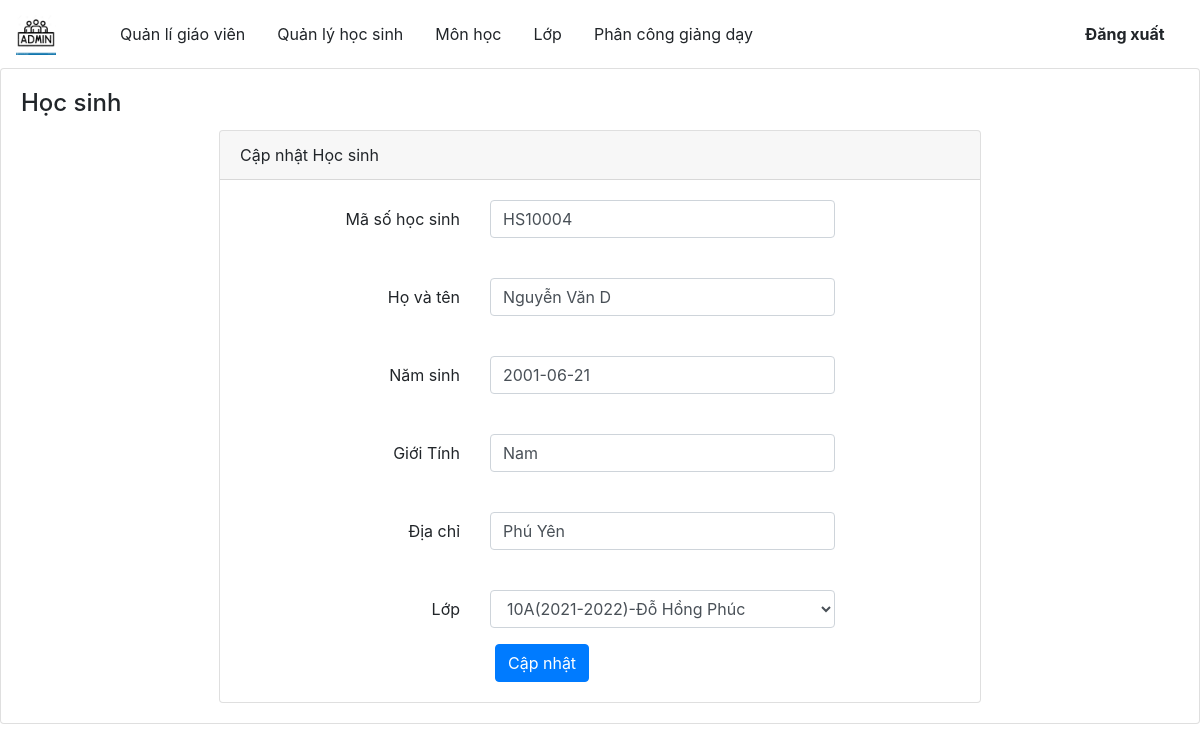
/admin/Hocsinh/edit/499288, run on the app's committed database.
### tables this page shows
CREATE TABLE `hocsinh` (
  `id_hocsinh` int(11) NOT NULL,
  `mshs` varchar(11) NOT NULL,
  `tenhs` varchar(30) DEFAULT NULL,
  `namsinh` date NOT NULL,
  `gioitinh` varchar(30) DEFAULT NULL,
  `diachi` varchar(30) DEFAULT NULL,
  `id_malop` int(11) DEFAULT NULL
);

CREATE TABLE `lop` (
  `id_lop` int(11) NOT NULL,
  `malop` varchar(11) NOT NULL,
  `tenlop` varchar(30) DEFAULT NULL,
  `siso` int(11) DEFAULT NULL,
  `id_msgv` int(11) DEFAULT NULL,
  `id_nam` int(11) DEFAULT NULL
);

### admin/index.php (called while the page is built, shortened)
<?php
    $app =new App();
?>

### admin/Models/Connect.php (called while the page is built)
<?php
    class Connect{
        var $db=null;
        public function __construct(){
            $dsn='mysql:host=localhost;dbname=hocba';
            $user='root';
            $pass= "";
            try {
                $this->db=new PDO($dsn,$user,$pass,array(PDO::MYSQL_ATTR_INIT_COMMAND=>"SET NAMES utf8"));
            } catch (PDOException $e) {
                echo $e->getMessage();
                exit();
            }
        }
        function exutedQuery($sql){
            try{
                $results=$this->db->prepare($sql);
                return $results;
            }
            catch (PDOException $e) {
                echo $e->getMessage();
                 echo "Ko thành công";
                exit();
            }
        }
    }
?>

### admin/Models/Hocsinh.php (called while the page is built, shortened)
<?php
      require_once'Connect.php';
      class HocsinhModel{
        function Get_Hs($id){
            $db= new Connect();
            $getHs= "Select * from hocsinh where id_hocsinh= ".$id;
            $results = $db->exutedQuery($getHs);
            $results->execute();
            return $results;
        }
        function getLop(){
            $db=new Connect();
            $sql= 'select lop.*,nam.nam,giaovien.tengv from lop,giaovien,nam where giaovien.id_giaovien=lop.id_msgv and lop.id_nam=nam.id_nam';
            $results = $db->exutedQuery($sql);
            $results->execute();
            return $results;
        }
     }
?>

### admin/Views/editHocsinh.php (the view, shortened to what this page needs)
<!DOCTYPE html>
<html lang="en">
<?php  include'link.php'; ?>
<body>
    <div class="container-scroller">
        <?php include 'menu.php'; ?>
        <div class="main-panel">
            <div class="row ">
                <div class="col-lg-12 grid-margin stretch-card">
                    <div class="card">
                        <div class="card-body">
                            <h4 class="card-title">Học sinh</h4>
                            <main class="my-form">
                                <div class="cotainer">
                                    <div class="row justify-content-center">
                                        <div class="col-md-8">
                                            <div class="card">
                                                <div class="card-header">Cập nhật Học sinh</div>
                                                <div class="card-body">
                                                    <form name="my-form" onsubmit="return validform()" action="" method="Post">
                                                        <div class="form-group row">
                                                            <label for="full_name" class="col-md-4 col-form-label text-md-right">Mã số học sinh</label>
                                                            <div class="col-md-6">
                                                                <input type="text" class="form-control" value="<?php echo $row['mshs']; ?>" name="maso"> <br>
                                                            </div>
                                                        </div>
                                                        <div class="form-group row">
                                                            <label for="email_address" class="col-md-4 col-form-label text-md-right">Họ và tên</label>
                                                            <div class="col-md-6">
                                                                <input type="text" value="<?php echo $row['tenhs'];?>" class="form-control" name="name">
                                                                <br>
                                                            </div>
                                                        </div>
                                                        <div class="form-group row">
                                                            <label for="user_name" class="col-md-4 col-form-label text-md-right">Năm sinh</label>
                                                            <div class="col-md-6">
                                                                <input type="text" id="user_name" value="<?php echo $row['namsinh'];?>"  class="form-control" name="date">
                                                                <br>
                                                            </div>
                                                        </div>
                                                        <div class="form-group row">
                                                            <label for="phone_number" class="col-md-4 col-form-label text-md-right">Giới Tính</label>
                                                            <div class="col-md-6">
                                                                <input type="text" id="phone_number" value="<?php echo $row['gioitinh'];?>"    name="gioitinh" class="form-control">
                                                                <br>
                                                            </div>
                                                        </div>
                                                        <div class="form-group row">
                                                            <label for="present_address" class="col-md-4 col-form-label text-md-right">Địa chỉ</label>
                                                            <div class="col-md-6">
                                                                <input type="text" id="present_address" value="<?php echo $row['diachi'];?>  " name="diachi" class="form-control">
                                                                <br>
                                                            </div>
                                                        </div>
                                                        <div class="form-group row">
                                                            <label for="permanent_address" class="col-md-4 col-form-label text-md-right">Lớp</label>
                                                            <div class="col-md-6">
                                                                <select class="form-control" name="lop" id="">
                                                                <?php
                                                                    while($r=$getLop->fetch()):
                                                                ?>
                                                                   <option <?php if($row['id_malop']==$r['id_lop']) echo 'selected'; ?> value="<?php echo $r['id_lop'];?>"> <?php echo $r['tenlop']."(".$r['nam'].")-".$r['tengv']."" ?></option>
                                                                <?php
                                                                    endwhile;
                                                                ?>
                                                                </select>
                                                            </div>
                                                        </div>
                                                        <div class="col-md-6 offset-md-4">
                                                            <button type="submit" name="submit"class="btn btn-primary">
                                                                Cập nhật
                                                            </button>
                                                        </div>
                                                </div>
                                            </div>
                                        </div>
                                    </div>
                                </div>
                        </div>
                    </div>
                </div>
            </div>
        </div>
    </div>
</body>
</html>

### data on the page
hocsinh: maso "HS10004", name "Nguyễn Văn D", date "2001-06-21", gioitinh "Nam", diachi "Phú Yên", lop "10A(2021-2022)-Đỗ Hồng Phúc"
